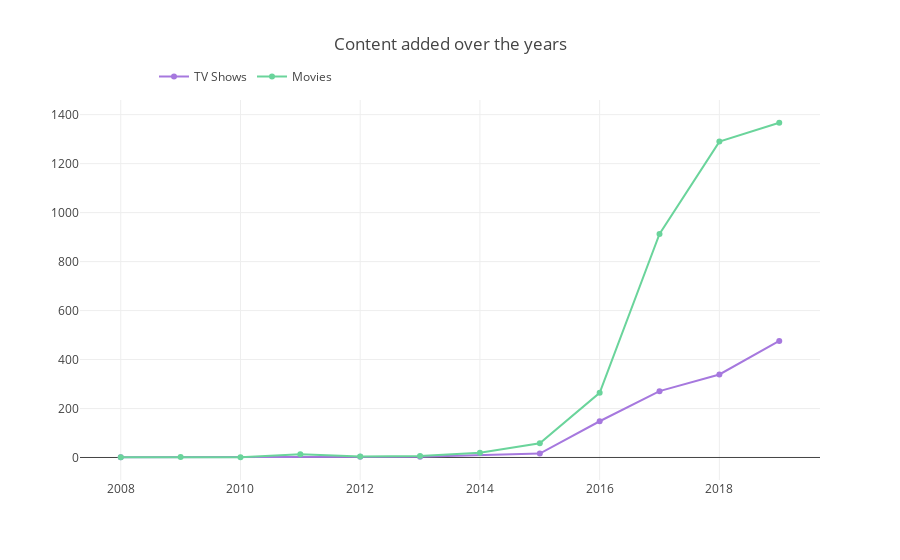

Notebook source saved alongside this figure:
### Code cell
d1 = df[df["type"] == "TV Show"]
d2 = df[df["type"] == "Movie"]

col = "year_added"

vc1 = d1[col].value_counts().reset_index()
vc1 = vc1.rename(columns = {col : "count", "index" : col})
vc1['percent'] = vc1['count'].apply(lambda x : 100*x/sum(vc1['count']))
vc1 = vc1.sort_values(col)

vc2 = d2[col].value_counts().reset_index()
vc2 = vc2.rename(columns = {col : "count", "index" : col})
vc2['percent'] = vc2['count'].apply(lambda x : 100*x/sum(vc2['count']))
vc2 = vc2.sort_values(col)

trace1 = go.Scatter(x=vc1[col], y=vc1["count"], name="TV Shows", marker=dict(color="#a678de"))
trace2 = go.Scatter(x=vc2[col], y=vc2["count"], name="Movies", marker=dict(color="#6ad49b"))
data = [trace1, trace2]
layout = go.Layout(title="Content added over the years", legend=dict(x=0.1, y=1.1, orientation="h"))
fig = go.Figure(data, layout=layout)
fig.show()

### Figure 1 — Plotly figure (JSON) as saved in the notebook; plotly's stock layout.template omitted (floating-point values rounded to 4 significant figures)
{"data": [{"marker": {"color": "#a678de"}, "name": "TV Shows", "type": "scatter", "uid": "97418668-760e-470c-a037-3cc4918d0972", "x": [2008, 2012, 2013, 2015, 2016, 2017, 2018, 2019], "y": [1, 3, 3, 16, 148, 271, 339, 476]}, {"marker": {"color": "#6ad49b"}, "name": "Movies", "type": "scatter", "uid": "3dd18945-6673-490b-9d78-7f6bd9a5f29a", "x": [2008, 2009, 2010, 2011, 2012, 2013, 2014, 2015, 2016, 2017, 2018, 2019], "y": [1, 2, 1, 13, 4, 6, 19, 58, 264, 913, 1290, 1367]}], "layout": {"legend": {"orientation": "h", "x": 0.1, "y": 1.1}, "title": {"text": "Content added over the years"}}}
